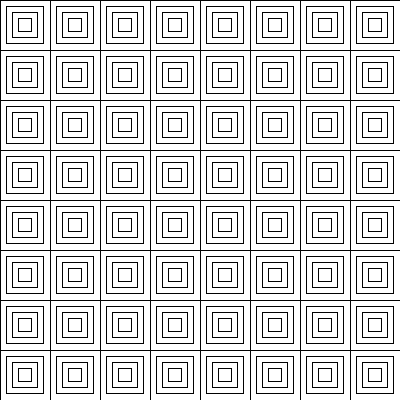
Frame 1 (no input)
Frame 60 (the mouse pressed at the canvas centre just before this capture): identical to frame 1, image omitted
Frame 120 (the mouse held since frame 60 and released just before this capture): identical to frame 1, image omitted

The Processing sketch that drew this single still picture (run headless with seeded random() and noise(); from frame 60 on, the mouse is pressed at the canvas centre):

// Processing sketch: GeometricPattern
// ── GeometricPattern.pde
/*
Nicholas Miller
This is part 3!
It is a geometric pattern.
*/

float dimen = 50;

void setup() {
  size(400, 400);
  background(0);
  fill(0);
  stroke(0);
}

void draw() {
  background(0);
  drawBackground();
  
}

void drawBackground() {
  for(int x = 0; x < width; x += dimen) {
    for(int y = 0; y < height; y += dimen) {
      fill(255);
      rect(x, y, dimen, dimen);
      rect(x + dimen/8, y + dimen/8, 3*dimen/4, 3*dimen/4);
      rect(x + dimen/4, y + dimen/4, dimen/2, dimen/2);
      rect(x + dimen/4 + dimen/8, y + dimen/4 + dimen/8, dimen/4, dimen/4);
    }
  }
}
